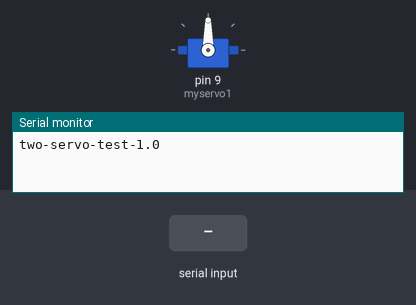
Bench run of a sketch on a simulated Arduino Nano, built with avr-gcc and run on an emulated ATmega328P. Parts: servo, the last lines printed to the serial monitor. The test bench sets the inputs (shaded band).

Above: at 1.2 s.
1.3 s: "30,150\n" received over Serial
At 2.5 s:
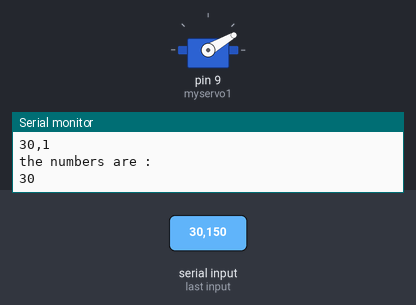
2.8 s: "5\n" received over Serial
At 3.2 s:
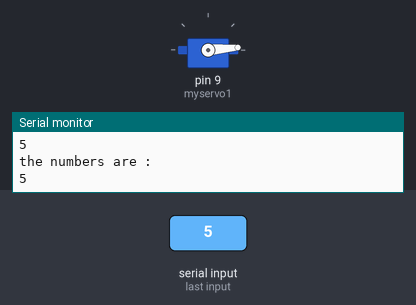
4.3 s: "200\n" received over Serial
At 5.5 s:
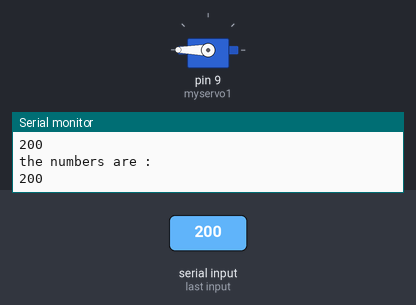
5.8 s: "90,45\n" received over Serial
At 7.1 s:
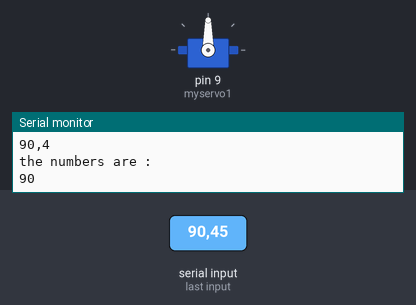
Timing chart, 0 to 8.3 s (numbered marks = the images above; inputs shaded):
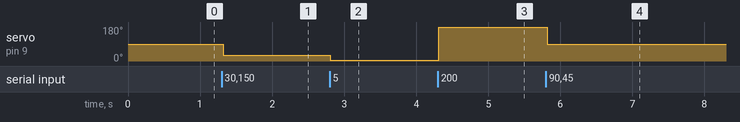

The sketch:

ServoMotor_Example4.ino
```cpp
// zoomkat 12-13-11 serial servo (2) test
// for writeMicroseconds, use a value like 1500
// for IDE 1.0
// Powering a servo from the arduino usually DOES NOT WORK.
// two servo setup with two servo commands
// send eight character string like 15001500 or 14501550
// use serial monitor to test

#include <Servo.h>
String readString, servo1, servo2;
Servo myservo1;  // create servo object to control a servo
//Servo myservo2;

void setup() {
  Serial.begin(9600);
  //myservo1.attach(9, 544, 2400);  //the pin for the servo control + default values
  myservo1.attach(9, 1500, 2500);  //the pin for the servo control
  //myservo2.attach(7);
  Serial.println("two-servo-test-1.0"); // so I can keep track of what is loaded
}


void loop() {

  while (Serial.available()) {
    delay(3);  //delay to allow buffer to fill
    if (Serial.available() >0) {
      char c = Serial.read();  //gets one byte from serial buffer
      readString += c; //makes the string readString
    }
  }

  if (readString.length() >0) {
      Serial.println(readString); //see what was received

      // expect a string like 07002100 containing the two servo positions
      servo1 = readString.substring(0, 4); //get the first four characters
      //servo2 = readString.substring(4, 8); //get the next four characters

      Serial.println(servo1);  //print to serial monitor to see parsed results
      //Serial.println(servo2);

      int n1 = servo1.toInt();
      //int n2 = servo2.toInt();

      Serial.println("the numbers are :");
      Serial.println(n1);  //print to serial monitor to see number results
      //Serial.println(n2);

      myservo1.write(n1);
      //myservo1.writeMicroseconds(n1); //set servo position
      //myservo2.writeMicroseconds(n2);
    readString="";
  }
}
```

Measured:
- after the input at 1.3 s, servo on pin 9 (myservo1): 90° → 30° at once
- after the input at 2.8 s, servo on pin 9 (myservo1): 30° → 5° at once
- after the input at 4.3 s, servo on pin 9 (myservo1): 5° → 180° at once
- after the input at 5.8 s, servo on pin 9 (myservo1): 180° → 90° at once
